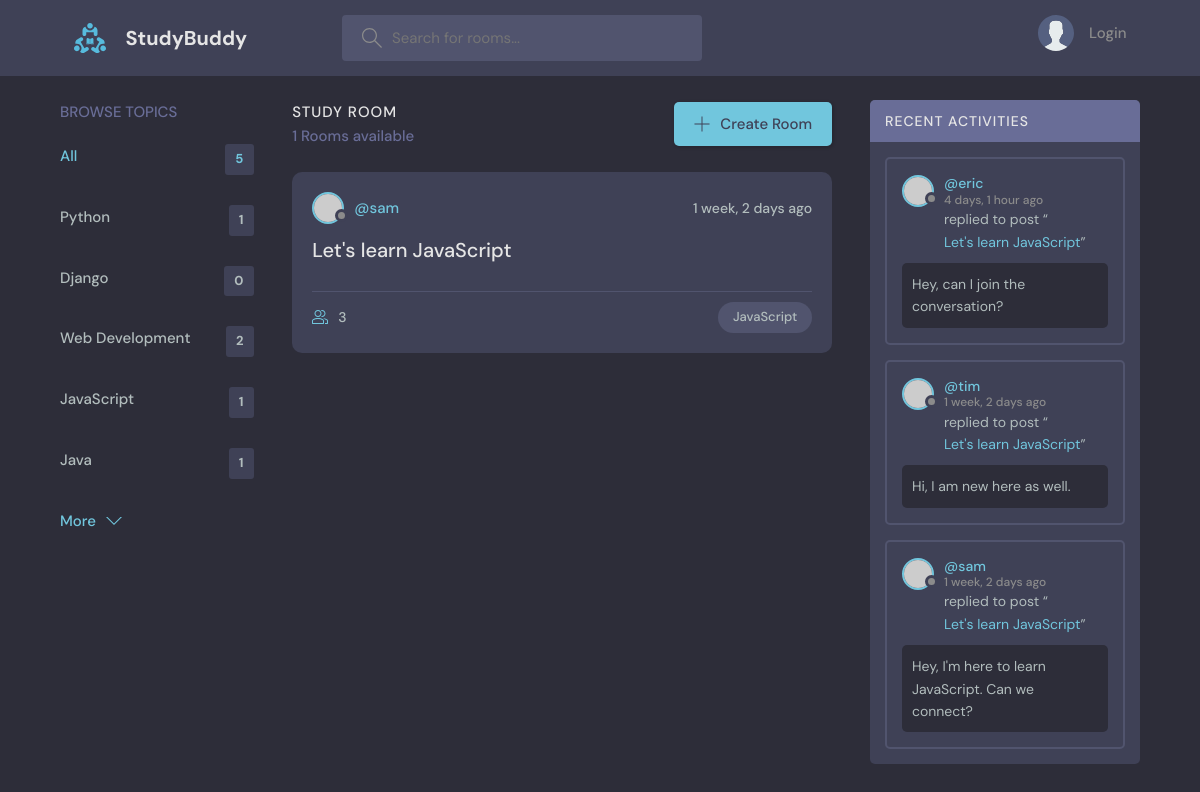
Screenshot of /?q=JavaScript with the database file from the repository.
### base/models.py (models this page shows, shortened)
class Topic(models.Model):
    name=models.CharField(max_length=200)

class Room(models.Model):
    host = models.ForeignKey(User, on_delete=models.SET_NULL, null=True, blank=True)
    topic=models.ForeignKey(Topic, on_delete=models.SET_NULL, null=True, blank=True)
    name=models.CharField(max_length=200)
    description=models.TextField(null=True,blank=True)
    participants=models.ManyToManyField(User, related_name='participants',blank=True)
    updated=models.DateTimeField(auto_now=True)
    created=models.DateTimeField(auto_now_add=True)
    class Meta:
        ordering=['-updated','-created']
    def __str__(self):
        return self.name

class Message (models.Model):
    user=models.ForeignKey(User, on_delete=models.CASCADE)
    room =models.ForeignKey(Room, on_delete=models.CASCADE)
    body=models.TextField()
    updated=models.DateTimeField(auto_now=True)
    created=models.DateTimeField(auto_now_add=True)
    class Meta:
        ordering=['-updated','-created']
    def __str__(self):
        return self.body[0:50]

### base/views.py (the view)
# urls.py: path('', views.home, name='home'),
def home(request):
    q = request.GET.get('q') if request.GET.get('q') != None else ''
    rooms = Room.objects.filter(Q(topic__name__icontains=q) & Q(
        name__icontains=q) | Q(description__icontains=q))
    topics = Topic.objects.all()[0:5]
    room_count = rooms.count()
    room_messages = Message.objects.filter(Q(room__topic__name__icontains=q))
    context = {
        'rooms': rooms,
        'topics': topics,
        'room_count': room_count,
        'room_messages': room_messages
    }
    return render(request, 'base/home.html', context)

### base/templates/base/home.html (shortened to what this page needs)
{% extends 'main.html' %}
{% block content%}
    <main class="layout layout--3">
      <div class="container">
          {% include 'base/topics_component.html' %}
        <div class="roomList">
          <div class="roomList__header">
            <div>
              <h2>Study Room</h2>
              <p>{{room_count}} Rooms available</p>
            </div>
            <a class="btn btn--main" href="{% url 'create-room' %}">
              <svg version="1.1" xmlns="http://www.w3.org/2000/svg" width="32" height="32" viewBox="0 0 32 32">
                <title>add</title>
                <path
                  d="M16.943 0.943h-1.885v14.115h-14.115v1.885h14.115v14.115h1.885v-14.115h14.115v-1.885h-14.115v-14.115z"
                ></path>
              </svg>
              Create Room
            </a>
          </div>
       {% include 'base/feed_component.html' %}
        </div>
         {% include 'base/activity_component.html' %}
      </div>
    </main>
{% endblock %}

### base/templates/base/topics_component.html
<div class="topics">
	<div class="topics__header">
		<h2>Browse Topics</h2>
	</div>
	<ul class="topics__list">
		<li>
			<a href="{% url 'home' %}" class="active">All <span>{{topics.count}}</span></a>
		</li>
		{% for topic in topics %}
		<li>
				<a href="{% url 'home' %}?q={{topic.name}}">{{topic.name}}<span>{{topic.room_set.all.count}}</span></a>
		</li>
		{% endfor %}
	</ul>
	<a class="btn btn--link" href="{% url 'topics' %}">
		More
		<svg version="1.1" xmlns="http://www.w3.org/2000/svg" width="32" height="32" viewBox="0 0 32 32">
			<title>chevron-down</title>
			<path d="M16 21l-13-13h-3l16 16 16-16h-3l-13 13z"></path>
		</svg>
	</a>
</div>

### base/templates/base/feed_component.html (shortened to what this page needs)
{% for room in rooms %}
<div class="roomListRoom">
	<div class="roomListRoom__header">
		<a href="{% url 'user-profile' room.host.id %}" class="roomListRoom__author">
			<div class="avatar avatar--small">
				<img src="https://randomuser.me/api/portraits/women/11.jpg" />
			</div>
			<span>@{{room.host.username}}</span>
		</a>
		<div class="roomListRoom__actions">
			<span>{{room.created|timesince}} ago</span>
		</div>
	</div>
	<div class="roomListRoom__content">
		<a href="{%url 'room' room.id %}">{{room.name}}</a>
	</div>
	<div class="roomListRoom__meta">
		<a href="{% url 'room' room.id %}" class="roomListRoom__joined">
		{{room.participants.all.count}}
		</a>
		<p class="roomListRoom__topic">{{room.topic.name}}</p>
	</div>
</div>
{% endfor %}

### base/templates/base/activity_component.html (shortened to what this page needs)
<div class="activities">
	<div class="activities__header">
		<h2>Recent Activities</h2>
	</div>
	{% for message in room_messages %}
	<div class="activities__box">
		<div class="activities__boxHeader roomListRoom__header">
			<a
				href="{% url 'user-profile' message.user.id %}"
				class="roomListRoom__author">
				<div class="avatar avatar--small">
					<img src="https://randomuser.me/api/portraits/women/11.jpg" />
				</div>
				<p>
					@{{message.user}}
					<span>{{message.created|timesince}} ago</span>
				</p>
			</a>
		</div>
		<div class="activities__boxContent">
			<p>
				replied to post “<a href="{% url 'room' message.room.id %}">{{message.room}}</a>”
			</p>
			<div class="activities__boxRoomContent">
				{{message.body}}
			</div>
		</div>
	</div>
	{% endfor %}
</div>

### rows the page displays
Topic: name "Python", room_set.all.count "1"
Topic: name "Django", room_set.all.count "0"
Topic: name "Web Development", room_set.all.count "2"
Topic: name "JavaScript", room_set.all.count "1"
Topic: name "Java", room_set.all.count "1"
Room: host.username "sam", created "1 week, 2 days", name "Let's learn JavaScript", participants.all.count "3", topic.name "JavaScript"
Message: user "eric", created "4 days, 1 hour", room "Let's learn JavaScript", body "Hey, can I join the conversation?"
Message: user "tim", created "1 week, 2 days", room "Let's learn JavaScript", body "Hi, I am new here as well."
Message: user "sam", created "1 week, 2 days", room "Let's learn JavaScript", body "Hey, I'm here to learn JavaScript. Can we connect?"

### other values shown
{{ topics.count }} "5"
{{ room_count }} "1"
